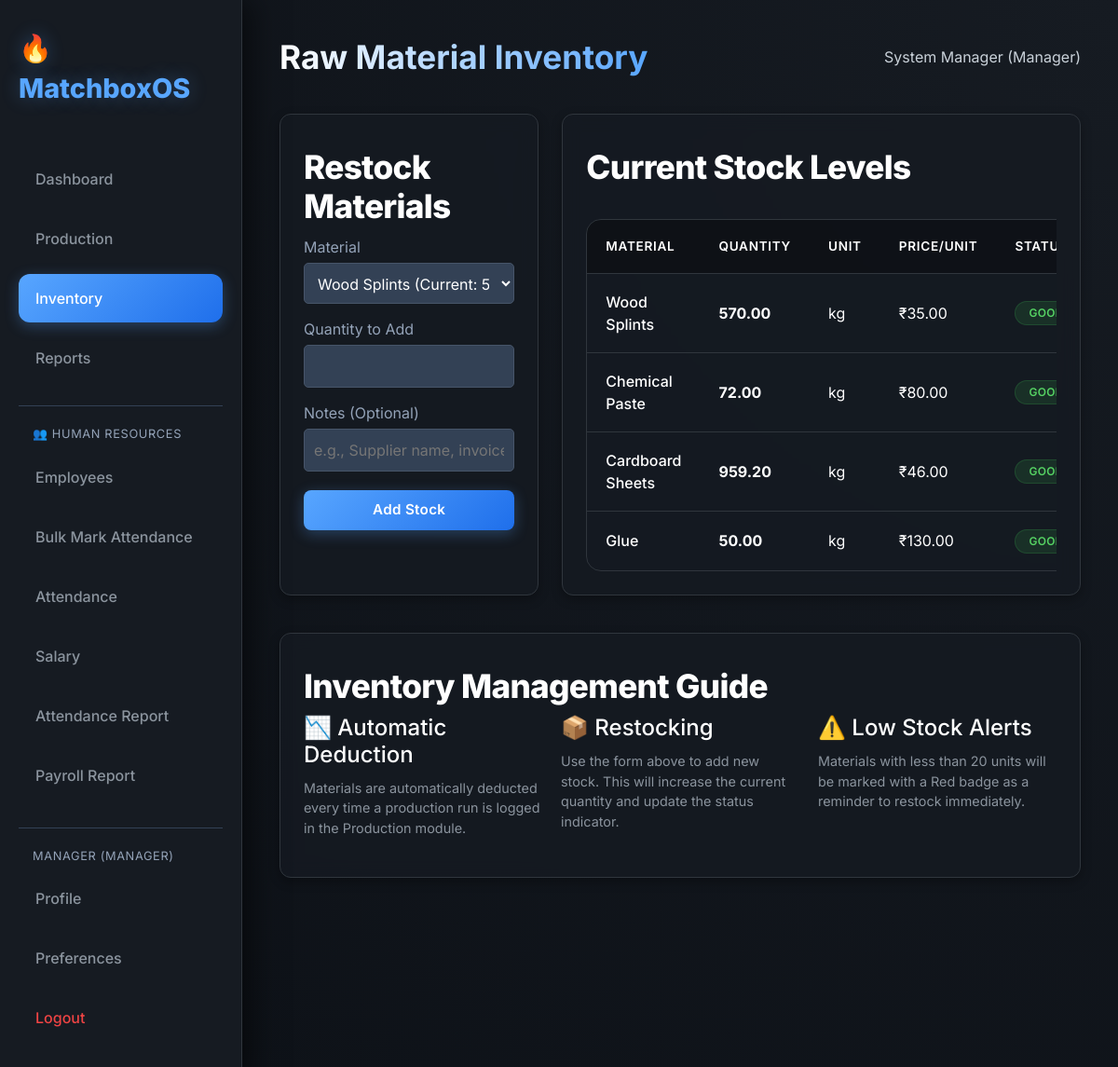
The page /inventory (signed in) on the database its author committed.
### Payroll/auth_models.py (models this page shows, shortened)
class User(UserMixin, db.Model):
    __tablename__ = 'user'
    id = db.Column(db.Integer, primary_key=True)
    username = db.Column(db.String(80), unique=True, nullable=False, index=True)
    email = db.Column(db.String(120), unique=True, nullable=False, index=True)
    password_hash = db.Column(db.String(255), nullable=False)
    full_name = db.Column(db.String(100))
    role = db.Column(db.String(20), default='operator')  # admin, operator, viewer
    is_active = db.Column(db.Boolean, default=True)
    created_at = db.Column(db.DateTime, default=datetime.datetime.utcnow)
    last_login = db.Column(db.DateTime)
    def has_permission(self, permission):
        permissions = {
            'admin': ['view', 'create', 'edit', 'delete', 'manage_users', 'reports', 'analytics'],
            'manager': ['view', 'create', 'edit', 'reports'],
            'supervisor': ['view', 'create'],
            'operator': ['view', 'create', 'edit'],
            'viewer': ['view']
        }
        return permission in permissions.get(self.role, [])

### Payroll/models.py (models this page shows, shortened)
class RawMaterial(db.Model):
    __tablename__ = 'raw_material'
    id = db.Column(db.Integer, primary_key=True)
    name = db.Column(db.String(100), unique=True, nullable=False, index=True)
    quantity = db.Column(db.Float, default=0.0, nullable=False)
    unit = db.Column(db.String(20), nullable=False)
    unit_price = db.Column(db.Float, default=0.0, nullable=False)
    created_at = db.Column(db.DateTime, default=datetime.datetime.utcnow)
    updated_at = db.Column(
        db.DateTime, default=datetime.datetime.utcnow, onupdate=datetime.datetime.utcnow)
    __table_args__ = (
        db.CheckConstraint('quantity >= 0', name='check_quantity_positive'),
        db.CheckConstraint('unit_price >= 0', name='check_price_positive'),
    )

### Payroll/routes.py (the view, shortened to what this page needs)
@bp.route('/inventory', methods=['GET', 'POST'])
@login_required
def inventory():
    raw_materials = RawMaterial.query.all()
    return render_template('inventory.html', raw_materials=raw_materials)

### Payroll/app.py (called while the page is built)
@login_manager.user_loader
def load_user(user_id):
    return User.query.get(int(user_id))

### Payroll/templates/inventory.html (shortened to what this page needs)
{% extends "base.html" %}
{% block header %}Raw Material Inventory{% endblock %}
{% block content %}
<div class="grid-container" style="grid-template-columns: 1fr 2fr;">
    <div class="card">
        <h3>Restock Materials</h3>
        <form method="POST" action="{{ url_for('main.inventory') }}">
            <div style="margin-bottom: 15px;">
                <label style="display: block; margin-bottom: 5px; color: #94a3b8;">Material</label>
                <select name="material_id" required
                    style="width: 100%; padding: 10px; background: #334155; border: 1px solid #475569; color: white; border-radius: 5px;">
                    {% for mat in raw_materials %}
                    <option value="{{ mat.id }}">{{ mat.name }} (Current: {{ "%.2f"|format(mat.quantity) }} {{ mat.unit
                        }})</option>
                    {% endfor %}
                </select>
            </div>
            <div style="margin-bottom: 15px;">
                <label style="display: block; margin-bottom: 5px; color: #94a3b8;">Quantity to Add</label>
                <input type="number" step="0.01" name="quantity" min="0.1" required
                    style="width: 100%; padding: 10px; background: #334155; border: 1px solid #475569; color: white; border-radius: 5px;">
            </div>
            <div style="margin-bottom: 20px;">
                <label style="display: block; margin-bottom: 5px; color: #94a3b8;">Notes (Optional)</label>
                <input type="text" name="notes" placeholder="e.g., Supplier name, invoice number..."
                    style="width: 100%; padding: 10px; background: #334155; border: 1px solid #475569; color: white; border-radius: 5px;">
            </div>
            <button type="submit" class="btn btn-primary" style="width: 100%;">Add Stock</button>
        </form>
    </div>
    <div class="card">
        <h3>Current Stock Levels</h3>
        <div style="max-height: 500px; overflow-y: auto;">
            <table>
                <thead>
                    <tr>
                        <th>Material</th>
                        <th>Quantity</th>
                        <th>Unit</th>
                        <th>Price/Unit</th>
                        <th>Status</th>
                    </tr>
                </thead>
                <tbody>
                    {% for mat in raw_materials %}
                    <tr>
                        <td style="font-weight: 500; color: var(--accent-color);">{{ mat.name }}</td>
                        <td style="font-weight: bold;">{{ "%.2f"|format(mat.quantity) }}</td>
                        <td style="color: #8b949e;">{{ mat.unit }}</td>
                        <td>₹{{ "%.2f"|format(mat.unit_price) }}</td>
                        <td>
                            {% if mat.quantity < 20 %} <span class="badge badge-danger">Low Stock</span>
                                {% elif mat.quantity < 50 %} <span class="badge"
                                    style="background: rgba(245, 158, 11, 0.1); color: #f59e0b; border: 1px solid rgba(245, 158, 11, 0.2);">
                                    Medium</span>
                                    {% else %}
                                    <span class="badge badge-success">Good</span>
                                    {% endif %}
                        </td>
                    </tr>
                    {% endfor %}
                </tbody>
            </table>
        </div>
    </div>
</div>
<div class="card" style="margin-top: 30px;">
    <h3>Inventory Management Guide</h3>
    <div style="display: grid; grid-template-columns: repeat(3, 1fr); gap: 20px; font-size: 0.9rem; color: #8b949e;">
        <div>
            <h4 style="color: var(--text-color); margin-bottom: 10px;">📉 Automatic Deduction</h4>
            <p>Materials are automatically deducted every time a production run is logged in the Production module.</p>
        </div>
        <div>
            <h4 style="color: var(--text-color); margin-bottom: 10px;">📦 Restocking</h4>
            <p>Use the form above to add new stock. This will increase the current quantity and update the status
                indicator.</p>
        </div>
        <div>
            <h4 style="color: var(--text-color); margin-bottom: 10px;">⚠️ Low Stock Alerts</h4>
            <p>Materials with less than 20 units will be marked with a Red badge as a reminder to restock immediately.
            </p>
        </div>
    </div>
</div>
{% endblock %}

### Payroll/templates/base.html (shortened to what this page needs)
<!DOCTYPE html>
<html lang="en">
<head>
    <link href="https://cdn.jsdelivr.net/npm/bootstrap@5.3.0/dist/css/bootstrap.min.css" rel="stylesheet">
    <link rel="stylesheet" href="https://cdnjs.cloudflare.com/ajax/libs/font-awesome/6.4.0/css/all.min.css">
    <link rel="stylesheet" href="{{ url_for('static', filename='css/style.css') }}?v=999999">
</head>
<body>
    <div class="sidebar">
        <div class="logo">🔥 MatchboxOS</div>
        <nav>
            <a href="{{ url_for('main.dashboard') }}"
                class="nav-link {% if request.endpoint == 'main.dashboard' %}active{% endif %}">Dashboard</a>
            <a href="{{ url_for('main.production') }}"
                class="nav-link {% if request.endpoint == 'main.production' %}active{% endif %}">Production</a>
            <a href="{{ url_for('main.inventory') }}"
                class="nav-link {% if request.endpoint == 'main.inventory' %}active{% endif %}">Inventory</a>
            {% if current_user.role != 'supervisor' %}
            <a href="{{ url_for('main.reports') }}"
                class="nav-link {% if request.endpoint == 'main.reports' %}active{% endif %}">Reports</a>
            {% endif %}
            <div style="margin-top: 25px; border-top: 1px solid #334155; padding-top: 20px;">
                <div
                    style="color: #94a3b8; font-size: 0.8rem; padding: 0 15px 10px; text-transform: uppercase; letter-spacing: 0.05em;">
                    👥 Human Resources
                </div>
                <a href="{{ url_for('employee.list_employees') }}"
                    class="nav-link {% if request.endpoint == 'employee.list_employees' %}active{% endif %}">Employees</a>
                <a href="{{ url_for('employee.bulk_attendance') }}"
                    class="nav-link {% if request.endpoint == 'employee.bulk_attendance' %}active{% endif %}">Bulk Mark
                    Attendance</a>
                <a href="{{ url_for('employee.attendance_list') }}"
                    class="nav-link {% if request.endpoint == 'employee.attendance_list' %}active{% endif %}">Attendance</a>
                {% if current_user.role != 'supervisor' %}
                <a href="{{ url_for('employee.salary_list') }}"
                    class="nav-link {% if request.endpoint == 'employee.salary_list' %}active{% endif %}">Salary</a>
                {% endif %}
                <a href="{{ url_for('employee.attendance_report') }}"
                    class="nav-link {% if request.endpoint == 'employee.attendance_report' %}active{% endif %}">Attendance
                    Report</a>
                {% if current_user.role != 'supervisor' %}
                <a href="{{ url_for('employee.payroll_report') }}"
                    class="nav-link {% if request.endpoint == 'employee.payroll_report' %}active{% endif %}">Payroll
                    Report</a>
                {% endif %}
            </div>
            <div style="margin-top: 30px; border-top: 1px solid #334155; padding-top: 20px;">
                {% if current_user.is_authenticated %}
                <div
                    style="color: #94a3b8; font-size: 0.8rem; padding: 0 15px 10px; text-transform: uppercase; letter-spacing: 0.05em;">
                    {{ current_user.username }} ({{ current_user.role }})
                </div>
                <a href="{{ url_for('auth.profile') }}"
                    class="nav-link {% if request.endpoint == 'auth.profile' %}active{% endif %}">Profile</a>
                <a href="{{ url_for('auth.preferences') }}"
                    class="nav-link {% if request.endpoint == 'auth.preferences' %}active{% endif %}">Preferences</a>
                <a href="{{ url_for('auth.logout') }}" class="nav-link" style="color: #ef4444;">Logout</a>
                {% else %}
                <a href="{{ url_for('auth.login') }}"
                    class="nav-link {% if request.endpoint == 'auth.login' %}active{% endif %}">Login</a>
                {% endif %}
            </div>
        </nav>
    </div>
    <div class="main-content">
        <header>
            <h1>{% block header %}Dashboard{% endblock %}</h1>
            <div class="user-profile">
                {% if current_user.is_authenticated %}
                {{ current_user.full_name or current_user.username }} ({{ current_user.role|capitalize }})
                {% else %}
                Guest
                {% endif %}
            </div>
        </header>
        {% block content %}{% endblock %}
    </div>
</body>
</html>

### Payroll/static/css/style.css (style rules this page uses)
:root { --bg-color: #0d1117; --card-bg: rgba(22, 27, 34, 0.8); --text-color: #c9d1d9; --accent-color: #58a6ff; --accent-hover: #1f6feb; --danger-color: #f85149; --success-color: #3fb950; --border-color: #30363d; --glass-bg: rgba(22, 27, 34, 0.5); --sidebar-bg: #161b22; }
body { font-family: 'Inter', system-ui, -apple-system, sans-serif; background: radial-gradient(circle at top right, #161b22, #0d1117); color: var(--text-color); margin: 0; padding: 0; display: flex; min-height: 100vh; }
.sidebar { width: 260px; background-color: var(--sidebar-bg); padding: 30px 20px; border-right: 1px solid var(--border-color); display: flex; flex-direction: column; box-shadow: 10px 0 30px rgba(0, 0, 0, 0.5); z-index: 10; }
.logo { font-size: 1.8rem; font-weight: 800; color: var(--accent-color); margin-bottom: 50px; display: flex; align-items: center; gap: 12px; text-shadow: 0 0 20px rgba(88, 166, 255, 0.3); }
.nav-link { display: flex; align-items: center; padding: 14px 18px; margin-bottom: 12px; color: #8b949e; text-decoration: none; border-radius: 12px; transition: all 0.3s cubic-bezier(0.4, 0, 0.2, 1); font-weight: 500; }
.nav-link.active { background: linear-gradient(135deg, var(--accent-color) 0%, var(--accent-hover) 100%) !important; color: white !important; border: none; box-shadow: 0 4px 15px rgba(88, 166, 255, 0.3); }
.main-content { flex: 1; padding: 40px; overflow-y: auto; background: transparent; }
header { margin-bottom: 40px; display: flex; justify-content: space-between; align-items: center; }
h1 { font-size: 2.2rem; font-weight: 700; margin: 0; background: linear-gradient(to right, #fff, #58a6ff); -webkit-background-clip: text; background-clip: text; -webkit-text-fill-color: transparent; }
.grid-container { display: grid; grid-template-columns: repeat(auto-fit, minmax(280px, 1fr)); gap: 25px; margin-bottom: 40px; }
.card { background: var(--card-bg); backdrop-filter: blur(10px); padding: 25px; border-radius: 16px; border: 1px solid var(--border-color); transition: all 0.3s ease; box-shadow: 0 4px 6px -1px rgba(0, 0, 0, 0.1), 0 2px 4px -1px rgba(0, 0, 0, 0.06); }
.card h1, .card h2, .card h3, .card h4, .card h5 { color: white !important; margin-top: 0; }
.card .value, .card h3 { font-size: 2.2rem !important; font-weight: 800 !important; margin: 10px 0 !important; letter-spacing: -0.02em !important; color: white !important; }
table { width: 100%; border-collapse: separate; border-spacing: 0; margin-top: 25px; background: var(--card-bg); border-radius: 16px; overflow: hidden; border: 1px solid var(--border-color); }
th, td { padding: 18px 20px; text-align: left; border-bottom: 1px solid var(--border-color); color: white !important; }
th { background-color: rgba(0, 0, 0, 0.3); color: #8b949e; font-weight: 600; font-size: 0.85rem; text-transform: uppercase; letter-spacing: 0.05em; }
tr:last-child td { border-bottom: none; }
.btn { padding: 12px 24px; border-radius: 10px; border: none; cursor: pointer; font-weight: 600; transition: all 0.2s; text-decoration: none; display: inline-flex; align-items: center; justify-content: center; font-size: 0.95rem; }
.btn-primary { background: linear-gradient(135deg, var(--accent-color), var(--accent-hover)); color: white; box-shadow: 0 4px 15px rgba(88, 166, 255, 0.3); }
.badge { padding: 6px 12px; border-radius: 20px; font-size: 0.75rem; font-weight: 700; text-transform: uppercase; letter-spacing: 0.05em; }
.badge-success { background-color: rgba(63, 185, 80, 0.15); color: #56d364; border: 1px solid rgba(63, 185, 80, 0.2); }
input, select { transition: all 0.2s; }
.btn-primary { background: linear-gradient(135deg, var(--accent-color) 0%, var(--accent-hover) 100%); border: none; border-radius: 8px; font-weight: 600; letter-spacing: 0.3px; transition: all 0.3s ease; padding: 10px 20px; color: white; }
.card { border: 1px solid var(--border-color); border-radius: 12px; box-shadow: 0 4px 12px rgba(0, 0, 0, 0.3); background: var(--card-bg); transition: all 0.3s ease; }
.badge { padding: 6px 14px; border-radius: 20px; font-size: 12px; font-weight: 600; text-transform: uppercase; letter-spacing: 0.3px; }

### rows shown on the page
User: username "MANAGER", role "MANAGER", full_name "System Manager", role "Manager"
RawMaterial: name "Wood Splints", quantity "570.00", unit "kg", unit_price "35.00", shows "GOOD"
RawMaterial: name "Chemical Paste", quantity "72.00", unit "kg", unit_price "80.00", shows "GOOD"
RawMaterial: name "Cardboard Sheets", quantity "959.20", unit "kg", unit_price "46.00", shows "GOOD"
RawMaterial: name "Glue", quantity "50.00", unit "kg", unit_price "130.00", shows "GOOD"

### other values the page prints
form field material_id "Wood Splints (Current: 570.00 kg)"
